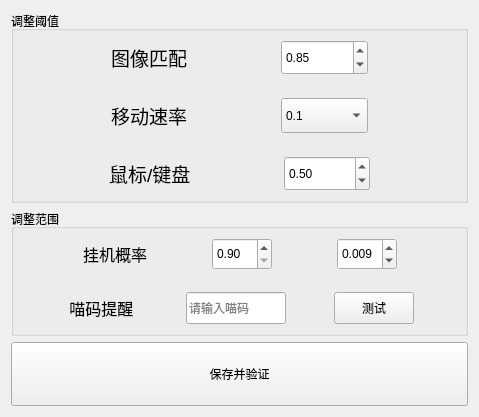
     <widget class="QWidget" name="tabSettings">
      <attribute name="icon">
       <iconset resource="../assets/UIcon.qrc">
        <normaloff>:/Menu/PNG/gear.png</normaloff>:/Menu/PNG/gear.png</iconset>
      </attribute>
      <attribute name="title">
       <string>设置</string>
      </attribute>
      <layout class="QVBoxLayout" name="verticalLayout_10" stretch="3,2,1">
       <item>
        <widget class="QGroupBox" name="groupBox">
         <property name="title">
          <string>调整阈值</string>
         </property>
         <layout class="QVBoxLayout" name="verticalLayout_3" stretch="2,1,2,1,2">
          <item>
           <layout class="QHBoxLayout" name="horizontalLayout_8" stretch="1,2,1,1,1">
            <item>
             <spacer name="horizontalSpacer_3">
              <property name="orientation">
               <enum>Qt::Orientation::Horizontal</enum>
              </property>
              <property name="sizeHint" stdset="0">
               <size>
                <width>40</width>
                <height>20</height>
               </size>
              </property>
             </spacer>
            </item>
            <item>
             <widget class="QLabel" name="label">
              <property name="sizePolicy">
               <sizepolicy hsizetype="Fixed" vsizetype="Preferred">
                <horstretch>0</horstretch>
                <verstretch>0</verstretch>
               </sizepolicy>
              </property>
              <property name="font">
               <font>
                <pointsize>14</pointsize>
               </font>
              </property>
              <property name="text">
               <string>图像匹配</string>
              </property>
             </widget>
            </item>
            <item>
             <spacer name="horizontalSpacer">
              <property name="orientation">
               <enum>Qt::Orientation::Horizontal</enum>
              </property>
              <property name="sizeHint" stdset="0">
               <size>
                <width>40</width>
                <height>20</height>
               </size>
              </property>
             </spacer>
            </item>
            <item>
             <widget class="QDoubleSpinBox" name="doubleSpinBox">
              <property name="sizePolicy">
               <sizepolicy hsizetype="Minimum" vsizetype="Expanding">
                <horstretch>0</horstretch>
                <verstretch>0</verstretch>
               </sizepolicy>
              </property>
              <property name="baseSize">
               <size>
                <width>0</width>
                <height>0</height>
               </size>
              </property>
              <property name="minimum">
               <double>0.500000000000000</double>
              </property>
              <property name="maximum">
               <double>1.000000000000000</double>
              </property>
              <property name="singleStep">
               <double>0.010000000000000</double>
              </property>
              <property name="value">
               <double>0.850000000000000</double>
              </property>
             </widget>
            </item>
            <item>
             <spacer name="horizontalSpacer_2">
              <property name="orientation">
               <enum>Qt::Orientation::Horizontal</enum>
              </property>
              <property name="sizeHint" stdset="0">
               <size>
                <width>40</width>
                <height>20</height>
               </size>
              </property>
             </spacer>
            </item>
           </layout>
          </item>
          <item>
           <spacer name="verticalSpacer">
            <property name="orientation">
             <enum>Qt::Orientation::Vertical</enum>
            </property>
            <property name="sizeHint" stdset="0">
             <size>
              <width>20</width>
              <height>40</height>
             </size>
            </property>
           </spacer>
          </item>
          <item>
           <layout class="QHBoxLayout" name="horizontalLayout_9" stretch="1,2,1,1,1">
            <item>
             <spacer name="horizontalSpacer_5">
              <property name="orientation">
               <enum>Qt::Orientation::Horizontal</enum>
              </property>
              <property name="sizeHint" stdset="0">
               <size>
                <width>40</width>
                <height>20</height>
               </size>
              </property>
             </spacer>
            </item>
            <item>
             <widget class="QLabel" name="label_2">
              <property name="sizePolicy">
               <sizepolicy hsizetype="Fixed" vsizetype="Preferred">
                <horstretch>0</horstretch>
                <verstretch>0</verstretch>
               </sizepolicy>
              </property>
              <property name="font">
               <font>
                <pointsize>14</pointsize>
               </font>
              </property>
              <property name="text">
               <string>移动速率</string>
              </property>
             </widget>
            </item>
            <item>
             <spacer name="horizontalSpacer_4">
              <property name="orientation">
               <enum>Qt::Orientation::Horizontal</enum>
              </property>
              <property name="sizeHint" stdset="0">
               <size>
                <width>40</width>
                <height>20</height>
               </size>
              </property>
             </spacer>
            </item>
            <item>
             <widget class="QComboBox" name="comboBox">
              <property name="sizePolicy">
               <sizepolicy hsizetype="Preferred" vsizetype="Expanding">
                <horstretch>0</horstretch>
                <verstretch>0</verstretch>
               </sizepolicy>
              </property>
              <item>
               <property name="text">
                <string>0.1</string>
               </property>
              </item>
              <item>
               <property name="text">
                <string>0.15</string>
               </property>
              </item>
              <item>
               <property name="text">
                <string>0.2</string>
               </property>
              </item>
              <item>
               <property name="text">
                <string>0.25</string>
               </property>
              </item>
             </widget>
            </item>
            <item>
             <spacer name="horizontalSpacer_6">
              <property name="orientation">
               <enum>Qt::Orientation::Horizontal</enum>
              </property>
              <property name="sizeHint" stdset="0">
               <size>
                <width>40</width>
                <height>20</height>
               </size>
              </property>
             </spacer>
            </item>
           </layout>
          </item>
          <item>
           <spacer name="verticalSpacer_2">
            <property name="orientation">
             <enum>Qt::Orientation::Vertical</enum>
            </property>
            <property name="sizeHint" stdset="0">
             <size>
              <width>20</width>
              <height>40</height>
             </size>
            </property>
           </spacer>
          </item>
          <item>
           <layout class="QHBoxLayout" name="horizontalLayout_10" stretch="1,2,1,1,1">
            <item>
             <spacer name="horizontalSpacer_7">
              <property name="orientation">
               <enum>Qt::Orientation::Horizontal</enum>
              </property>
              <property name="sizeHint" stdset="0">
               <size>
                <width>40</width>
                <height>20</height>
               </size>
              </property>
             </spacer>
            </item>
            <item>
             <widget class="QLabel" name="label_7">
              <property name="sizePolicy">
               <sizepolicy hsizetype="Fixed" vsizetype="Preferred">
                <horstretch>0</horstretch>
                <verstretch>0</verstretch>
               </sizepolicy>
              </property>
              <property name="font">
               <font>
                <pointsize>14</pointsize>
               </font>
              </property>
              <property name="text">
               <string>鼠标/键盘</string>
              </property>
             </widget>
            </item>
            <item>
             <spacer name="horizontalSpacer_8">
              <property name="orientation">
               <enum>Qt::Orientation::Horizontal</enum>
              </property>
              <property name="sizeHint" stdset="0">
               <size>
                <width>40</width>
                <height>20</height>
               </size>
              </property>
             </spacer>
            </item>
            <item>
             <widget class="QDoubleSpinBox" name="doubleSpinBox_6">
              <property name="sizePolicy">
               <sizepolicy hsizetype="Minimum" vsizetype="Expanding">
                <horstretch>0</horstretch>
                <verstretch>0</verstretch>
               </sizepolicy>
              </property>
              <property name="minimum">
               <double>0.000000000000000</double>
              </property>
              <property name="maximum">
               <double>1.000000000000000</double>
              </property>
              <property name="singleStep">
               <double>0.010000000000000</double>
              </property>
              <property name="value">
               <double>0.500000000000000</double>
              </property>
             </widget>
            </item>
            <item>
             <spacer name="horizontalSpacer_9">
              <property name="orientation">
               <enum>Qt::Orientation::Horizontal</enum>
              </property>
              <property name="sizeHint" stdset="0">
               <size>
                <width>40</width>
                <height>20</height>
               </size>
              </property>
             </spacer>
            </item>
           </layout>
          </item>
         </layout>
        </widget>
       </item>
       <item>
        <widget class="QGroupBox" name="groupBox_2">
         <property name="title">
          <string>调整范围</string>
         </property>
         <layout class="QVBoxLayout" name="verticalLayout_2" stretch="2,1,2">
          <item>
           <layout class="QHBoxLayout" name="horizontalLayout_6" stretch="1,1,1,1,1,1,1">
            <item>
             <spacer name="horizontalSpacer_18">
              <property name="orientation">
               <enum>Qt::Orientation::Horizontal</enum>
              </property>
              <property name="sizeHint" stdset="0">
               <size>
                <width>40</width>
                <height>20</height>
               </size>
              </property>
             </spacer>
            </item>
            <item>
             <widget class="QLabel" name="label_8">
              <property name="sizePolicy">
               <sizepolicy hsizetype="Fixed" vsizetype="Preferred">
                <horstretch>0</horstretch>
                <verstretch>0</verstretch>
               </sizepolicy>
              </property>
              <property name="font">
               <font>
                <pointsize>12</pointsize>
               </font>
              </property>
              <property name="text">
               <string>挂机概率</string>
              </property>
             </widget>
            </item>
            <item>
             <spacer name="horizontalSpacer_19">
              <property name="orientation">
               <enum>Qt::Orientation::Horizontal</enum>
              </property>
              <property name="sizeHint" stdset="0">
               <size>
                <width>40</width>
                <height>20</height>
               </size>
              </property>
             </spacer>
            </item>
            <item>
             <widget class="QDoubleSpinBox" name="doubleSpinBox_7">
              <property name="sizePolicy">
               <sizepolicy hsizetype="Minimum" vsizetype="Expanding">
                <horstretch>0</horstretch>
                <verstretch>0</verstretch>
               </sizepolicy>
              </property>
              <property name="minimum">
               <double>0.900000000000000</double>
              </property>
              <property name="maximum">
               <double>1.000000000000000</double>
              </property>
              <property name="singleStep">
               <double>0.010000000000000</double>
              </property>
             </widget>
            </item>
            <item>
             <spacer name="horizontalSpacer_20">
              <property name="orientation">
               <enum>Qt::Orientation::Horizontal</enum>
              </property>
              <property name="sizeHint" stdset="0">
               <size>
                <width>40</width>
                <height>20</height>
               </size>
              </property>
             </spacer>
            </item>
            <item>
             <widget class="QDoubleSpinBox" name="doubleSpinBox_8">
              <property name="sizePolicy">
               <sizepolicy hsizetype="Minimum" vsizetype="Expanding">
                <horstretch>0</horstretch>
                <verstretch>0</verstretch>
               </sizepolicy>
              </property>
              <property name="decimals">
               <number>3</number>
              </property>
              <property name="minimum">
               <double>0.000000000000000</double>
              </property>
              <property name="maximum">
               <double>0.010000000000000</double>
              </property>
              <property name="singleStep">
               <double>0.001000000000000</double>
              </property>
              <property name="stepType">
               <enum>QAbstractSpinBox::StepType::AdaptiveDecimalStepType</enum>
              </property>
              <property name="value">
               <double>0.009000000000000</double>
              </property>
             </widget>
            </item>
            <item>
             <spacer name="horizontalSpacer_22">
              <property name="orientation">
               <enum>Qt::Orientation::Horizontal</enum>
              </property>
              <property name="sizeHint" stdset="0">
               <size>
                <width>40</width>
                <height>20</height>
               </size>
              </property>
             </spacer>
            </item>
           </layout>
          </item>
          <item>
           <spacer name="verticalSpacer_12">
            <property name="orientation">
             <enum>Qt::Orientation::Vertical</enum>
            </property>
            <property name="sizeHint" stdset="0">
             <size>
              <width>20</width>
              <height>40</height>
             </size>
            </property>
           </spacer>
          </item>
          <item>
           <layout class="QHBoxLayout" name="horizontalLayout_7" stretch="1,1,1,1,1,1,1">
            <item>
             <spacer name="horizontalSpacer_23">
              <property name="orientation">
               <enum>Qt::Orientation::Horizontal</enum>
              </property>
              <property name="sizeHint" stdset="0">
               <size>
                <width>40</width>
                <height>20</height>
               </size>
              </property>
             </spacer>
            </item>
            <item>
             <widget class="QLabel" name="label_9">
              <property name="sizePolicy">
               <sizepolicy hsizetype="Fixed" vsizetype="Preferred">
                <horstretch>0</horstretch>
                <verstretch>0</verstretch>
               </sizepolicy>
              </property>
              <property name="font">
               <font>
                <pointsize>12</pointsize>
               </font>
              </property>
              <property name="text">
               <string> 喵码提醒 </string>
              </property>
             </widget>
            </item>
            <item>
             <spacer name="horizontalSpacer_24">
              <property name="orientation">
               <enum>Qt::Orientation::Horizontal</enum>
              </property>
              <property name="sizeHint" stdset="0">
               <size>
                <width>40</width>
                <height>20</height>
               </size>
              </property>
             </spacer>
            </item>
            <item>
             <widget class="QLineEdit" name="lineEdit">
              <property name="sizePolicy">
               <sizepolicy hsizetype="Minimum" vsizetype="Expanding">
                <horstretch>0</horstretch>
                <verstretch>0</verstretch>
               </sizepolicy>
              </property>
              <property name="minimumSize">
               <size>
                <width>100</width>
                <height>0</height>
               </size>
              </property>
              <property name="placeholderText">
               <string>请输入喵码</string>
              </property>
             </widget>
            </item>
            <item>
             <spacer name="horizontalSpacer_25">
              <property name="orientation">
               <enum>Qt::Orientation::Horizontal</enum>
              </property>
              <property name="sizeHint" stdset="0">
               <size>
                <width>40</width>
                <height>20</height>
               </size>
              </property>
             </spacer>
            </item>
            <item>
             <widget class="QPushButton" name="pushButton_10">
              <property name="sizePolicy">
               <sizepolicy hsizetype="Minimum" vsizetype="Expanding">
                <horstretch>0</horstretch>
                <verstretch>0</verstretch>
               </sizepolicy>
              </property>
              <property name="text">
               <string>测试</string>
              </property>
             </widget>
            </item>
            <item>
             <spacer name="horizontalSpacer_26">
              <property name="orientation">
               <enum>Qt::Orientation::Horizontal</enum>
              </property>
              <property name="sizeHint" stdset="0">
               <size>
                <width>40</width>
                <height>20</height>
               </size>
              </property>
             </spacer>
            </item>
           </layout>
          </item>
         </layout>
        </widget>
       </item>
       <item>
        <widget class="QPushButton" name="pushButton">
         <property name="sizePolicy">
          <sizepolicy hsizetype="Minimum" vsizetype="Minimum">
           <horstretch>0</horstretch>
           <verstretch>0</verstretch>
          </sizepolicy>
         </property>
         <property name="text">
          <string>保存并验证</string>
         </property>
        </widget>
       </item>
      </layout>
     </widget>
